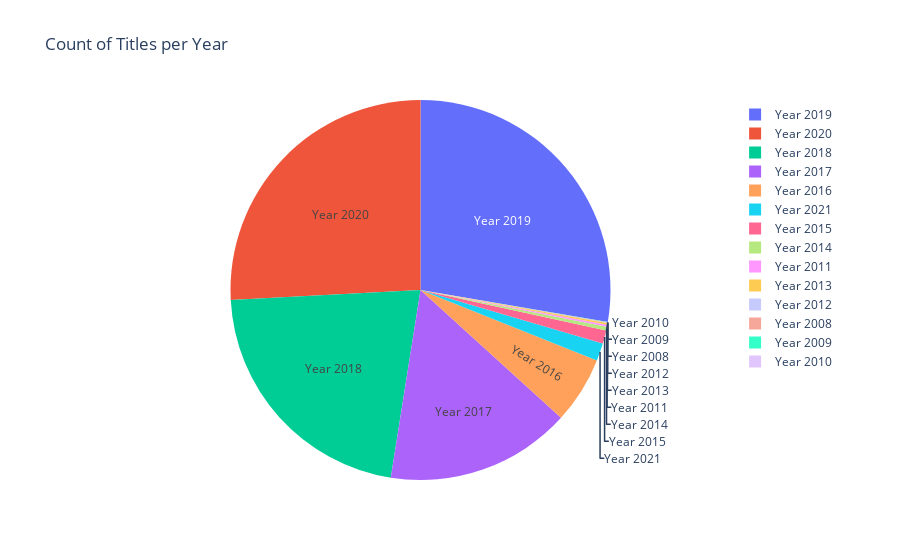

The code cell stored with this chart in its notebook:
### Markdown cell above
#### Plot 2 <a class="anchor" id="section_4_2"></a>

### Code cell
fig = go.Figure(data=[go.Pie(labels=yearName, values=yearSum, textinfo='label')])
fig.update_layout(
    title_text="Count of Titles per Year",)
fig.show()

### Figure 1 — Plotly figure (JSON) as saved in the notebook; plotly's stock layout.template omitted (floating-point values rounded to 4 significant figures)
{"data": [{"labels": ["Year 2008", "Year 2009", "Year 2010", "Year 2011", "Year 2012", "Year 2013", "Year 2014", "Year 2015", "Year 2016", "Year 2017", "Year 2018", "Year 2019", "Year 2020", "Year 2021"], "textinfo": "label", "type": "pie", "values": [2, 2, 1, 13, 3, 11, 25, 88, 443, 1225, 1685, 2153, 2009, 117]}], "layout": {"title": {"text": "Count of Titles per Year"}}}
